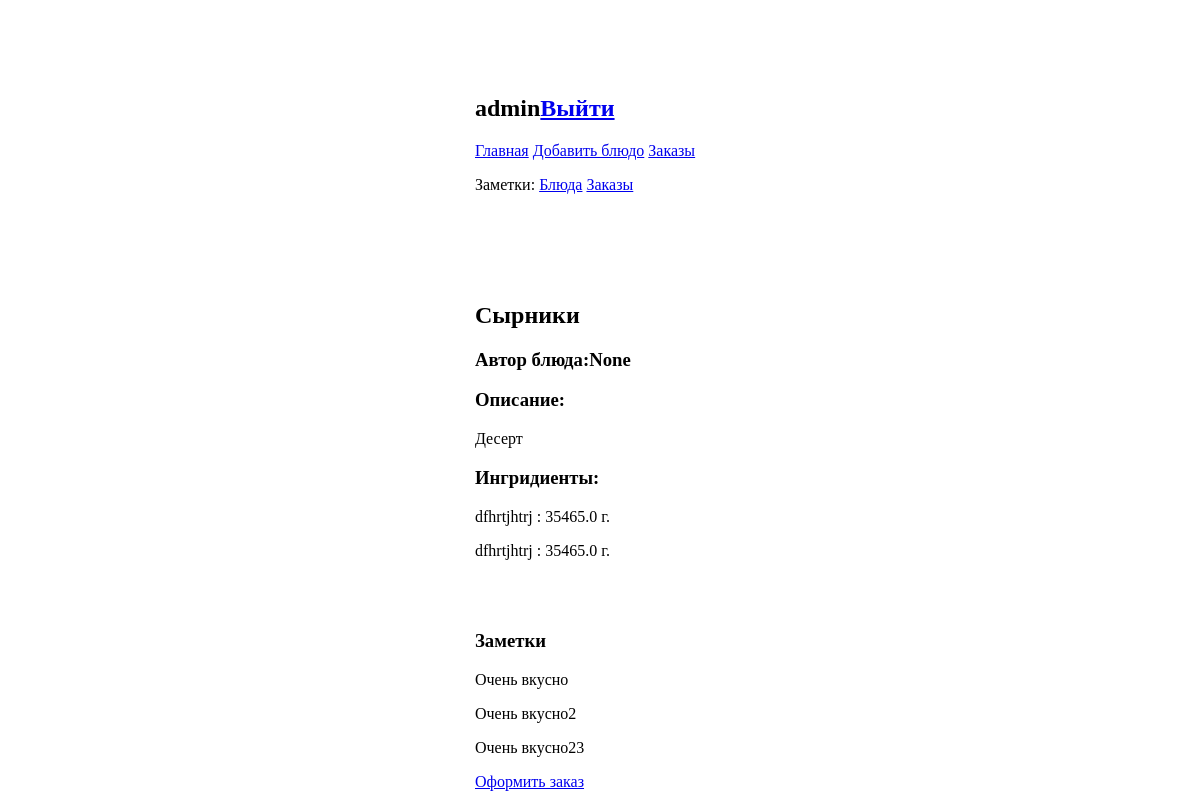
The app's page /dish/2 (signed in) with its own data.
### coocking_book/models.py (models this page shows, shortened)
class Dish(models.Model):
    title = models.CharField(max_length=120, unique=True)
    author = models.ForeignKey(User, on_delete=models.CASCADE, null=True, blank=True)
    description = models.TextField(blank=True, null=True)
    ingredient = models.ManyToManyField(Ingredient, related_name='dishes')
    note = GenericRelation(NotesItem)

class Ingredient(models.Model):
    name = models.CharField(max_length=120, unique=False,
                            verbose_name='Название')
    weight = models.FloatField(
        verbose_name='Количество в граммах', blank=True, null=True)

### notes/models.py (models this page shows)
class Note(models.Model):
    content = models.CharField(max_length=120)

### coocking_book/views.py (the view)
# urls.py: path('dish/<int:pk>', DishDetailView.as_view(), name='dish_detail'),
class DishDetailView(LoginRequiredMixin, DetailView):
    model = Dish
    template_name = 'dish_detail.html'
    def get_context_data(self, **kwargs):
        context = super(DishDetailView, self).get_context_data(**kwargs)
        content_type = ContentType.objects.get_for_model(Dish)
        context['notes'] = Note.objects.filter(
            note_item__content_type=content_type, note_item__object_id=self.kwargs['pk'])
        context['dishes'] = self.model.objects.all()
        context['dish'] = self.get_object()
        context['dishes_ingredients'] = self.get_object().ingredient.all()
        return context

### coocking_book/templates/dish_detail.html (shortened to what this page needs)
{% extends "base.html" %}
{%block content%}
		<h2>{{dish.title}}</h2>
		<h3>Автор блюда:{{dish.author}}</h3>
		<h3>Описание:</h3>
		<p>{{dish.description}}</p>
		<h3>Ингридиенты:</h3>
	{%for ingredient in dishes_ingredients%}
		<p>{{ingredient.name}} : {{ingredient.weight}} г.</p>
	{%endfor%}
	<br><br>
	<h3>Заметки</h3>
	{%for note in notes%}
		<p>{{note.content}}</p>
	{%endfor%}
	<p><a href="{% url 'coocking_book:add_order_list' dish.id %}">Оформить заказ</a></p>
{%endblock%}

### coocking_book/templates/base.html (shortened to what this page needs)
{%load static%}
<!DOCTYPE html>
<html>
<head>
</head>
  <link rel="stylesheet" type="text/css" href="{%static 'css/dishes.css'%}">
<body>
  <div class="parent">
    <div class="block">
      {%if request.user.is_authenticated%}
      <h2>{{user.username}}<a href="{%url 'logout' %}">Выйти</a></h2>
        <p><a href="{% url 'coocking_book:dish_list' %}">Главная</a>
           <a href="{% url 'coocking_book:add_dish' %}">Добавить блюдо</a>
           <a href="{% url 'coocking_book:order_list' %}">Заказы</a>
        </p>
        <p>Заметки:
          <a href="{% url 'notes:note_list' 'dish' %}">Блюда</a>
          <a href="{% url 'notes:note_list' 'order' %}">Заказы</a>
        </p>
      <br><br><br><br>
      {%endif%}
        {%block content%}
        {%endblock%}
    </div>
  </div>
</body>
</html>

### coocking_book/static/css/dishes.css (style rules this page uses)
.parent { width: 100%; height: 100%; position: absolute; top: 0; left: 0; overflow: auto; }

### records on screen
Dish: title "Сырники", author "None", description "Десерт"
Ingredient: name "dfhrtjhtrj", weight "35465.0"
Ingredient: name "dfhrtjhtrj", weight "35465.0"
Note: content "Очень вкусно"
Note: content "Очень вкусно2"
Note: content "Очень вкусно23"

### other values on screen
{{ user.username }} "admin"
